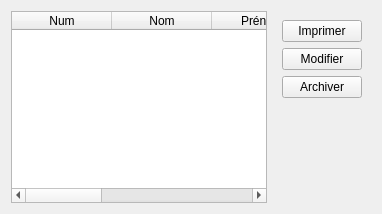
         <widget class="QWidget" name="tab_4">
          <attribute name="title">
           <string>Liste patients non consulté</string>
          </attribute>
          <layout class="QHBoxLayout" name="horizontalLayout_8">
           <item>
            <widget class="QTableWidget" name="vue_traitement_2">
             <column>
              <property name="text">
               <string>Num</string>
              </property>
             </column>
             <column>
              <property name="text">
               <string>Nom</string>
              </property>
             </column>
             <column>
              <property name="text">
               <string>Prénom</string>
              </property>
             </column>
             <column>
              <property name="text">
               <string>Age</string>
              </property>
             </column>
             <column>
              <property name="text">
               <string>Symptôme</string>
              </property>
             </column>
             <column>
              <property name="text">
               <string>Satus</string>
              </property>
             </column>
            </widget>
           </item>
           <item>
            <widget class="QWidget" name="widget_17" native="true">
             <layout class="QVBoxLayout" name="verticalLayout_13">
              <item>
               <widget class="QPushButton" name="imprimer_3">
                <property name="text">
                 <string>Imprimer</string>
                </property>
                <property name="icon">
                 <iconset>
                  <normaloff>../../../../../../../.designer/ressource/icon/printer.png</normaloff>../../../../../../../.designer/ressource/icon/printer.png</iconset>
                </property>
                <property name="iconSize">
                 <size>
                  <width>28</width>
                  <height>28</height>
                 </size>
                </property>
               </widget>
              </item>
              <item>
               <widget class="QPushButton" name="pushButton_2">
                <property name="text">
                 <string>Modifier</string>
                </property>
                <property name="iconSize">
                 <size>
                  <width>28</width>
                  <height>28</height>
                 </size>
                </property>
               </widget>
              </item>
              <item>
               <widget class="QPushButton" name="pushButton_3">
                <property name="text">
                 <string>Archiver</string>
                </property>
                <property name="iconSize">
                 <size>
                  <width>28</width>
                  <height>28</height>
                 </size>
                </property>
               </widget>
              </item>
              <item>
               <spacer name="verticalSpacer_10">
                <property name="orientation">
                 <enum>Qt::Vertical</enum>
                </property>
                <property name="sizeHint" stdset="0">
                 <size>
                  <width>20</width>
                  <height>40</height>
                 </size>
                </property>
               </spacer>
              </item>
             </layout>
            </widget>
           </item>
          </layout>
         </widget>
